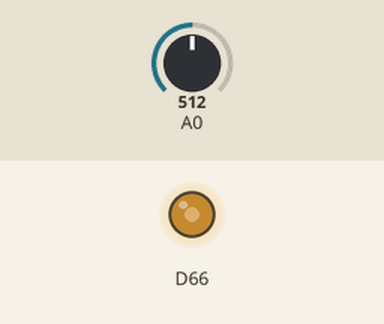
A sketch run on a simulated Arduino Due. Parts: output pins drawn as LEDs (lit = HIGH). Inputs (shaded band) come from the test bench; at power-on: A0 = 512 (analog values on the 0–1023 scale).

Above: at 1.2 s.
1.3 s: A0 set to 716
At 2.5 s:
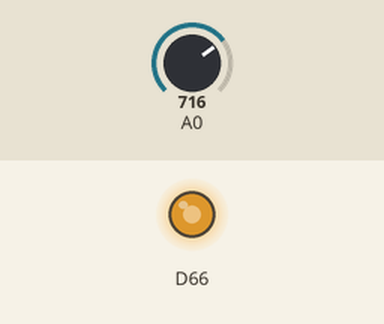
2.8 s: A0 set to 900
At 3.8 s:
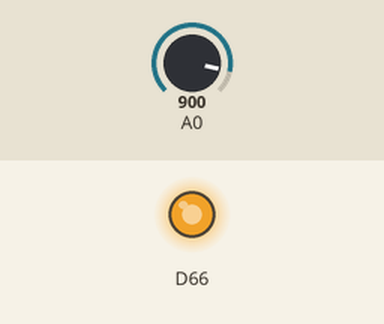
4.3 s: A0 set to 122
At 4.9 s:
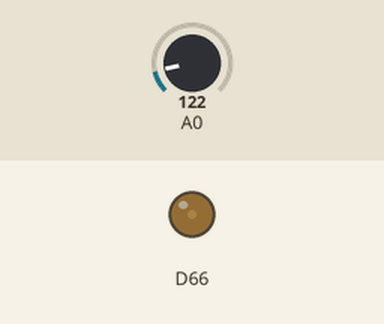
5.8 s: A0 set to 0
At 7.0 s:
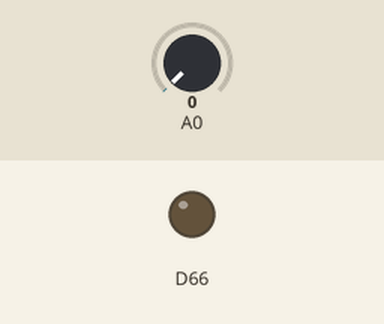
7.3 s: A0 set to 511
At 8.4 s:
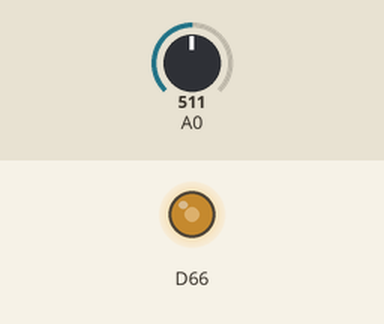
Timing chart, 0 to 9.8 s (numbered marks = the images above; inputs shaded):
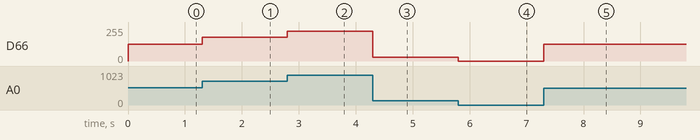

Measured:
- after the input at 1.3 s, D66: 127/255 → 178/255 at once
- after the input at 2.8 s, D66: 178/255 → 224/255 at once
- after the input at 4.3 s, D66: 224/255 → 30/255 at once
- after the input at 5.8 s, D66: 30/255 → 0/255 at once
- after the input at 7.3 s, D66: 0/255 → 127/255 at once

The sketch:

Aliasing_A2D_D2A_lab07-1.ino
```cpp
int analogpin = 0;
int bin_val = 0;
void setup() {
  // put your setup code here, to run once:
  pinMode(DAC0,OUTPUT);
  analogReadResolution(12);
  analogWriteResolution(12);
}

void loop() {
  bin_val = analogRead(analogpin);
  analogWrite(DAC0,bin_val);
  delayMicroseconds(1000);
}
```
